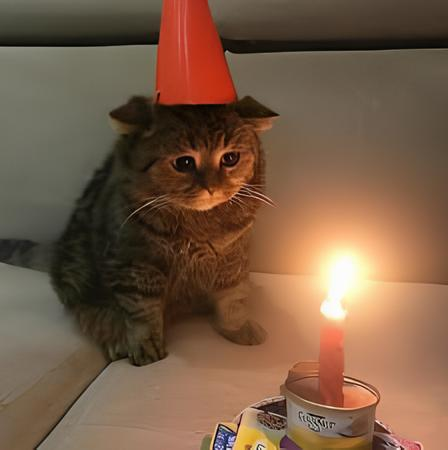
#> input picture image.jpg, 448 x 450 px, found by its file name
$ jupyter execute Soal2.ipynb
#> lines starting #> are read from the running program, lines starting #| are printed output that depends on the picture
<a href="https://colab.research.google.com/github/maydrop172/Tugas_Pertemuan2_PCd/blob/main/Soal2.ipynb" target="_parent"></a>

[cell 1]
import cv2
import matplotlib.pyplot as plt

# Membaca gambar
img = cv2.imread('/content/image.jpg')
#> img is the input picture: shape (450, 448, 3); mean B, G, R 69, 91.2, 119.9

# Konversi BGR ke RGB agar warna benar di matplotlib
img = cv2.cvtColor(img, cv2.COLOR_BGR2RGB)

# Resize gambar ke beberapa ukuran
img_512 = cv2.resize(img, (512,512))
img_256 = cv2.resize(img, (256,256))
img_128 = cv2.resize(img, (128,128))
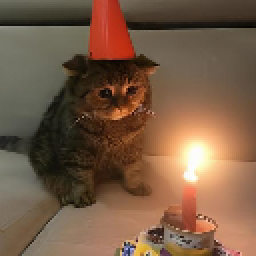
#> img_128: shape (128, 128, 3) (shown 2 times larger); mean R, G, B 119.9, 91.1, 69
img_64 = cv2.resize(img, (64,64))
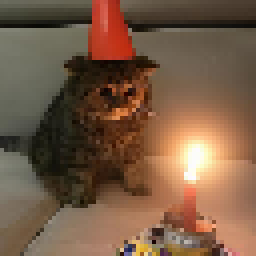
#> img_64: shape (64, 64, 3) (shown 4 times larger); mean R, G, B 119.9, 91.1, 68.9

# Menampilkan hasil sampling
plt.figure(figsize=(10,8))

plt.subplot(2,2,1)
plt.imshow(img_512)
plt.title("512x512")

plt.subplot(2,2,2)
plt.imshow(img_256)
plt.title("256x256")

plt.subplot(2,2,3)
plt.imshow(img_128)
plt.title("128x128")

plt.subplot(2,2,4)
plt.imshow(img_64)
plt.title("64x64")

plt.show()
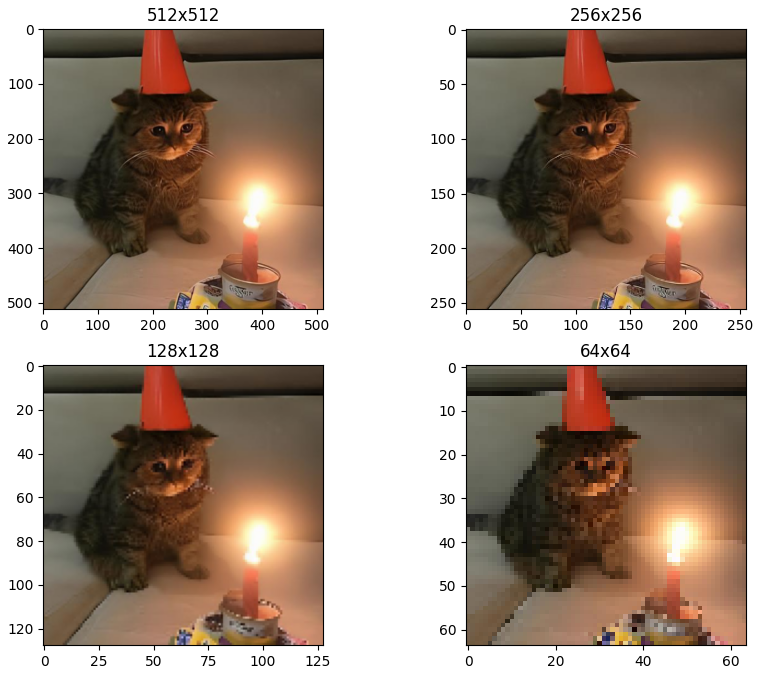
#> figure drawn by matplotlib, 4 panels
